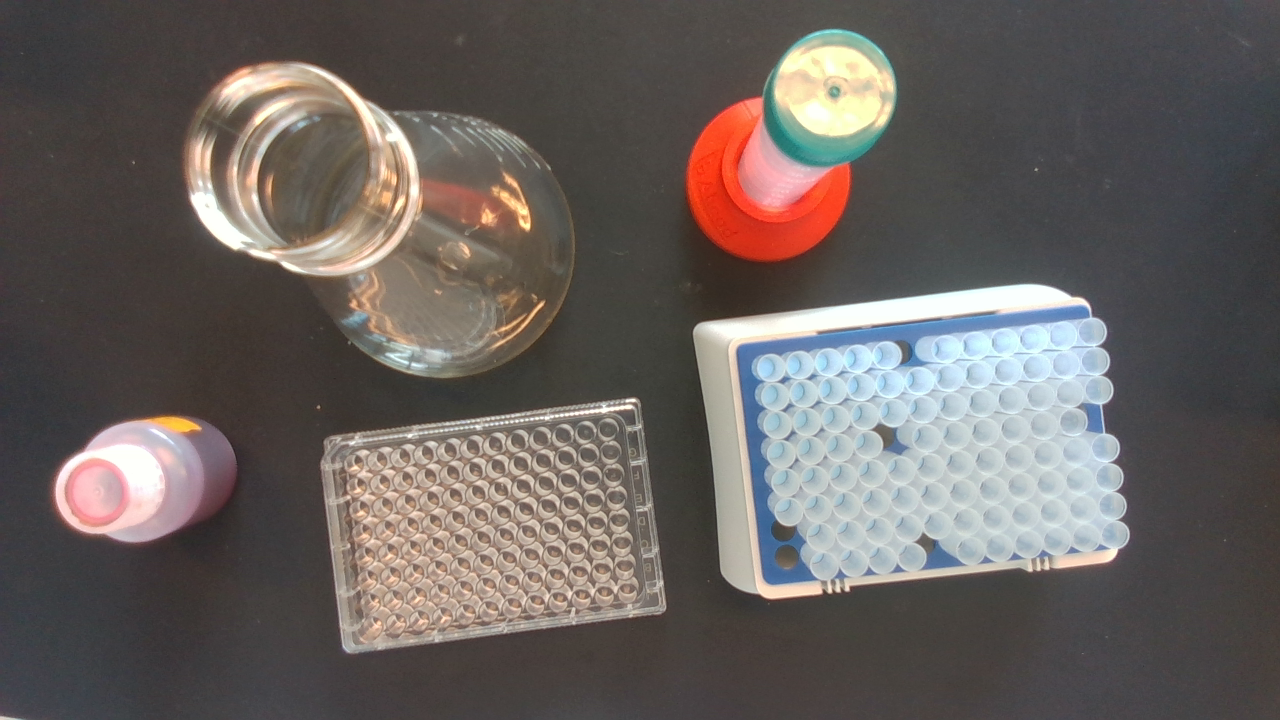
#> input picture MTP/lab.png, 1280 x 720 px
$ python 13_Binarisierung.py
#> lines starting #> are read from the running program, lines starting #| are printed output that depends on the picture; after the words box and inside, x2 and y2 are one past the last pixel; in counts of white or black regions, pixels touching at a corner belong together
import cv2 as cv

img = cv.imread('MTP/lab.png')
#> img is the input picture: shape (720, 1280, 3); mean B, G, R 94.6, 97.6, 104.3
cv.imshow('img',img)

gray = cv.cvtColor(img, cv.COLOR_BGR2GRAY)
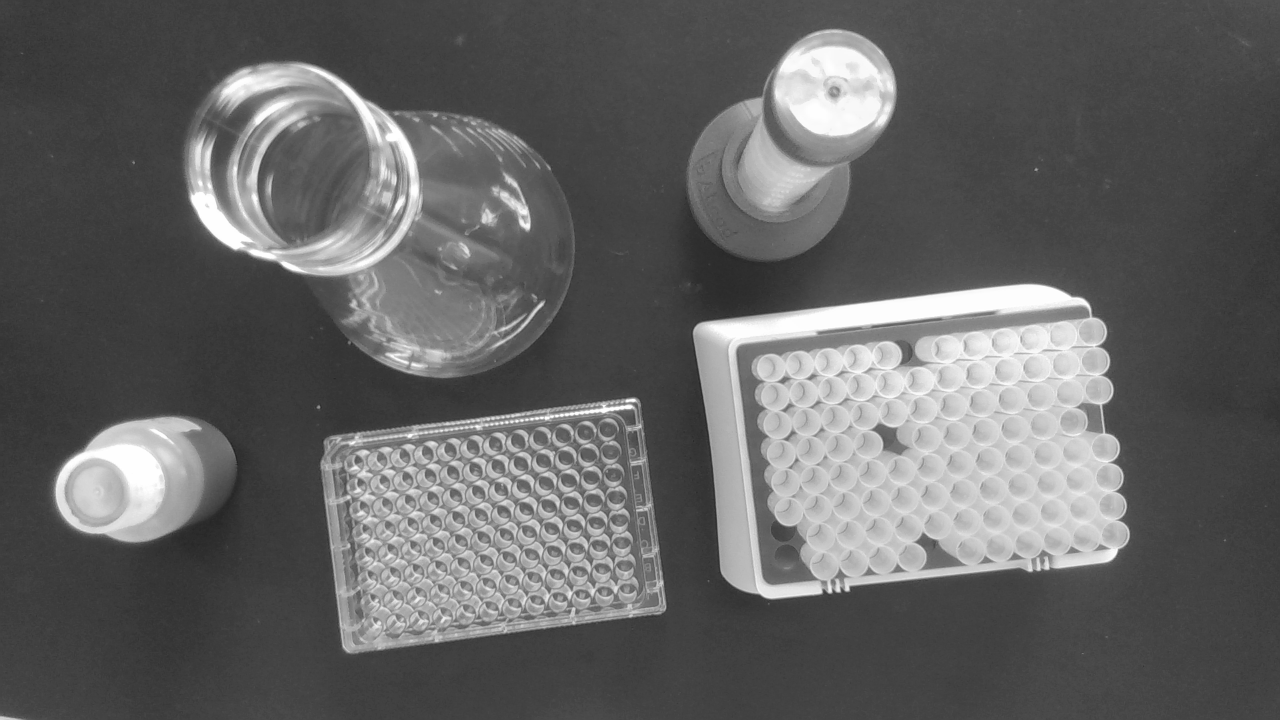
#> gray: shape (720, 1280); min 34, max 255, mean 99.2
cv.imshow('gray',gray)

#Treshold
treshold, thresh = cv.threshold(gray, 175, 255, cv.THRESH_BINARY)
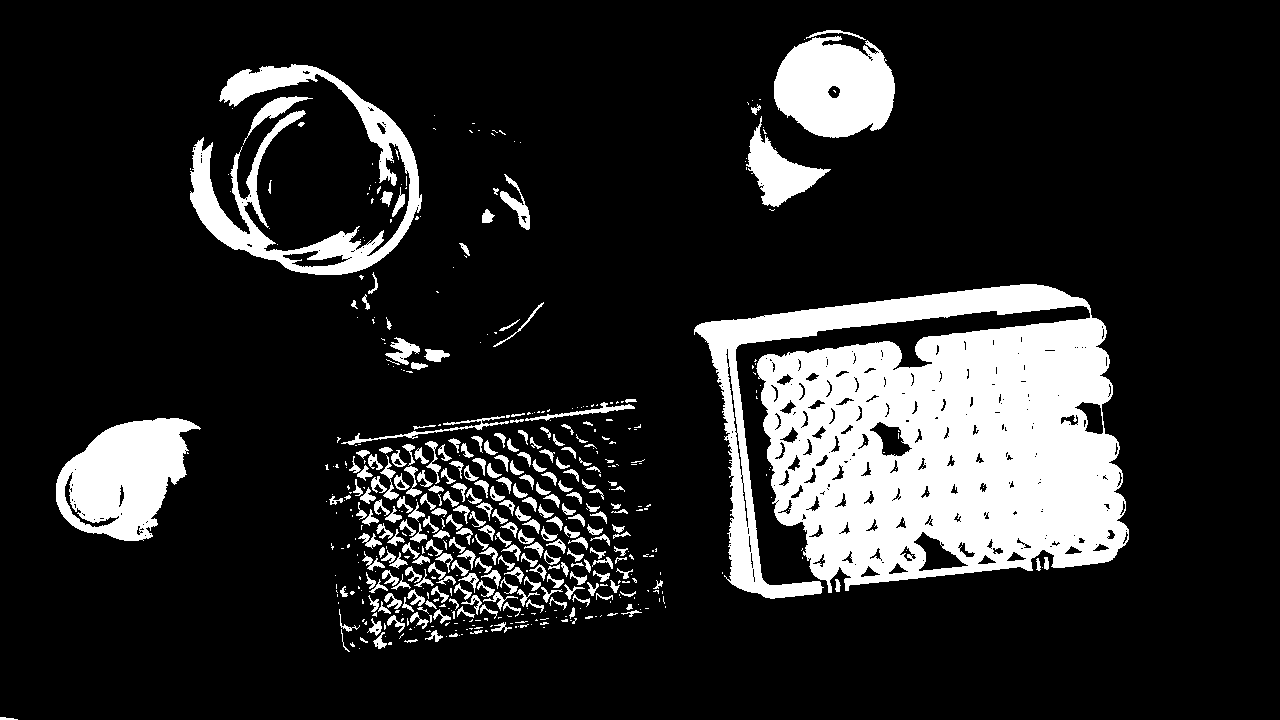
#> thresh: shape (720, 1280); 15.8% white; 530 white regions (292 under 20 px), largest, box (x1, y1, x2, y2) and area: (694, 284, 1129, 599) 88725, (190, 64, 422, 275) 12409, (56, 418, 201, 541) 11139
cv.imshow('thresh',thresh)

# inverse Threshold
treshold, thresh_inv = cv.threshold(gray, 175, 255, cv.THRESH_BINARY_INV)
cv.imshow('thresh_inv',thresh_inv)

# Adaptive Threshold: 11 Kernel size
adaptive_thresh = cv.adaptiveThreshold(gray, 255, cv.ADAPTIVE_THRESH_MEAN_C, cv.THRESH_BINARY, 11, 3)
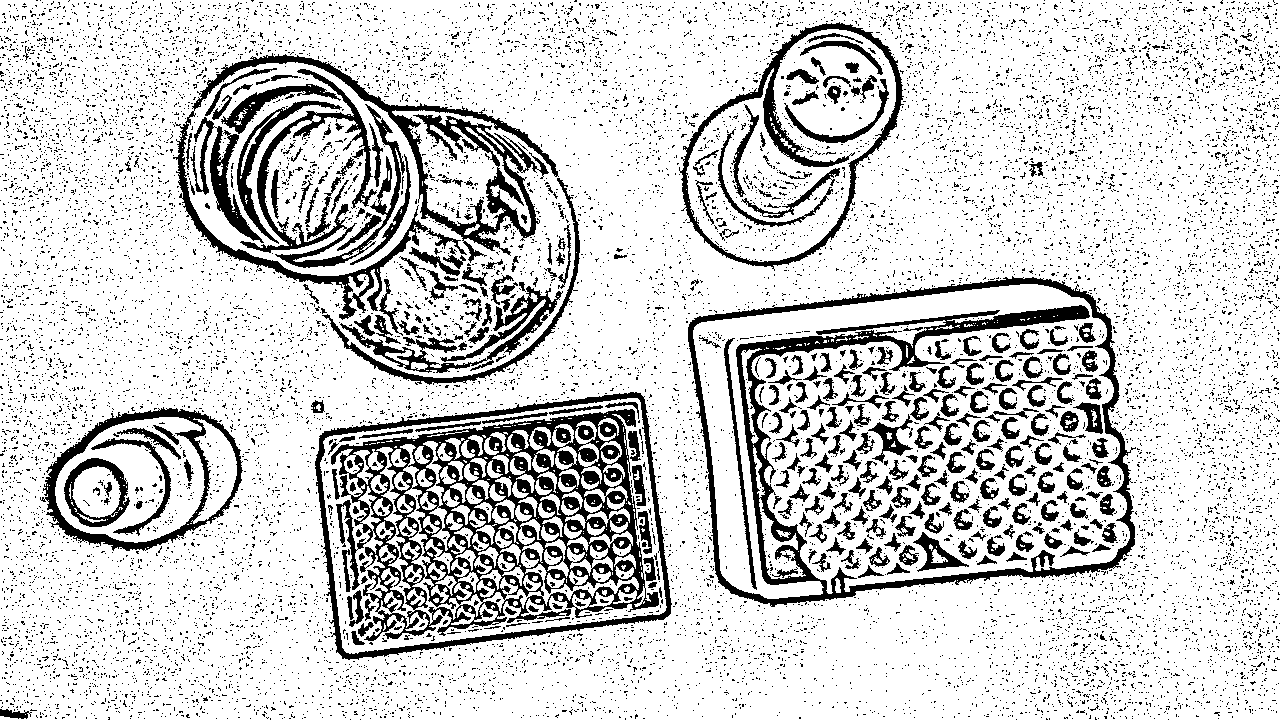
#> adaptive_thresh: shape (720, 1280); 81.7% white; 14410 black regions (14040 under 20 px), largest, box (x1, y1, x2, y2) and area: (331, 409, 659, 641) 28337, (688, 276, 1136, 607) 17408, (173, 53, 559, 320) 11653
cv.imshow('adaptive_thresh', adaptive_thresh)

cv.waitKey(0)

$ run again, with MTP/MTP_weiss.png copied over MTP/lab.png
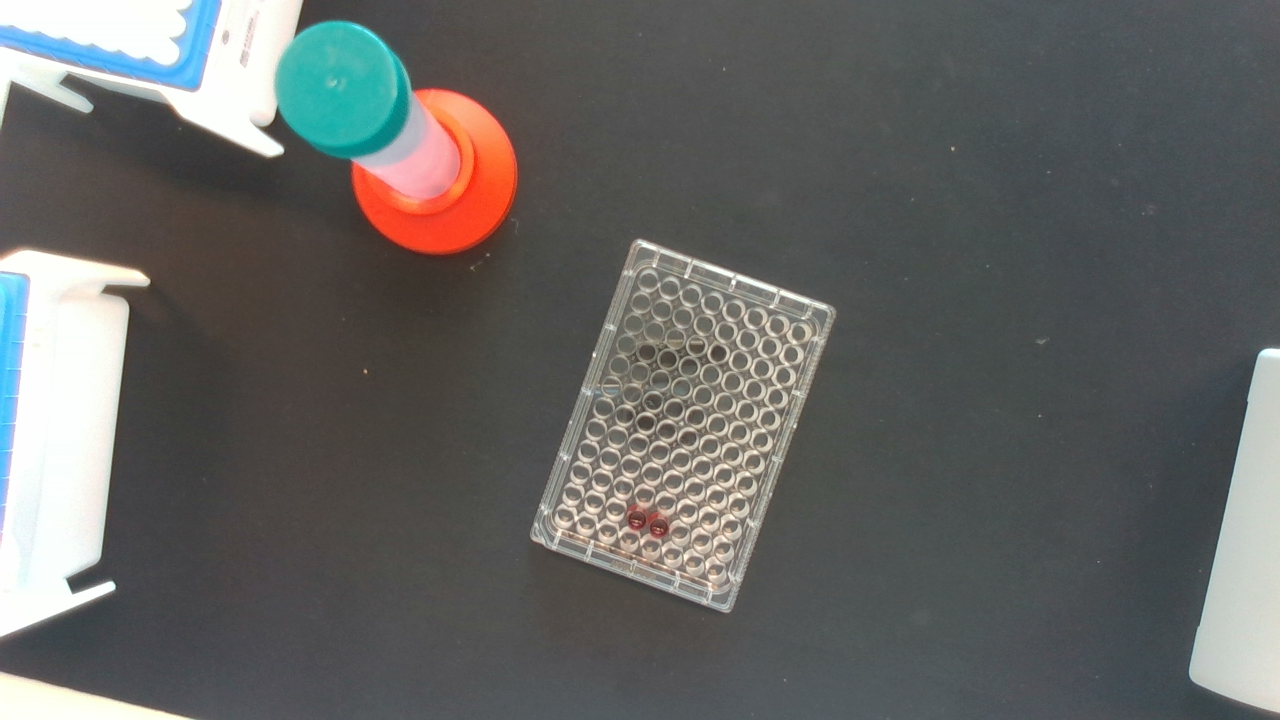
#> input picture MTP/MTP_weiss.png, 1280 x 720 px
#> img is the input picture: shape (720, 1280, 3); mean B, G, R 99.3, 100.9, 100.1
#> `treshold, thresh = cv.threshold(gray, 175, 255, cv.THRESH_BINARY)`:
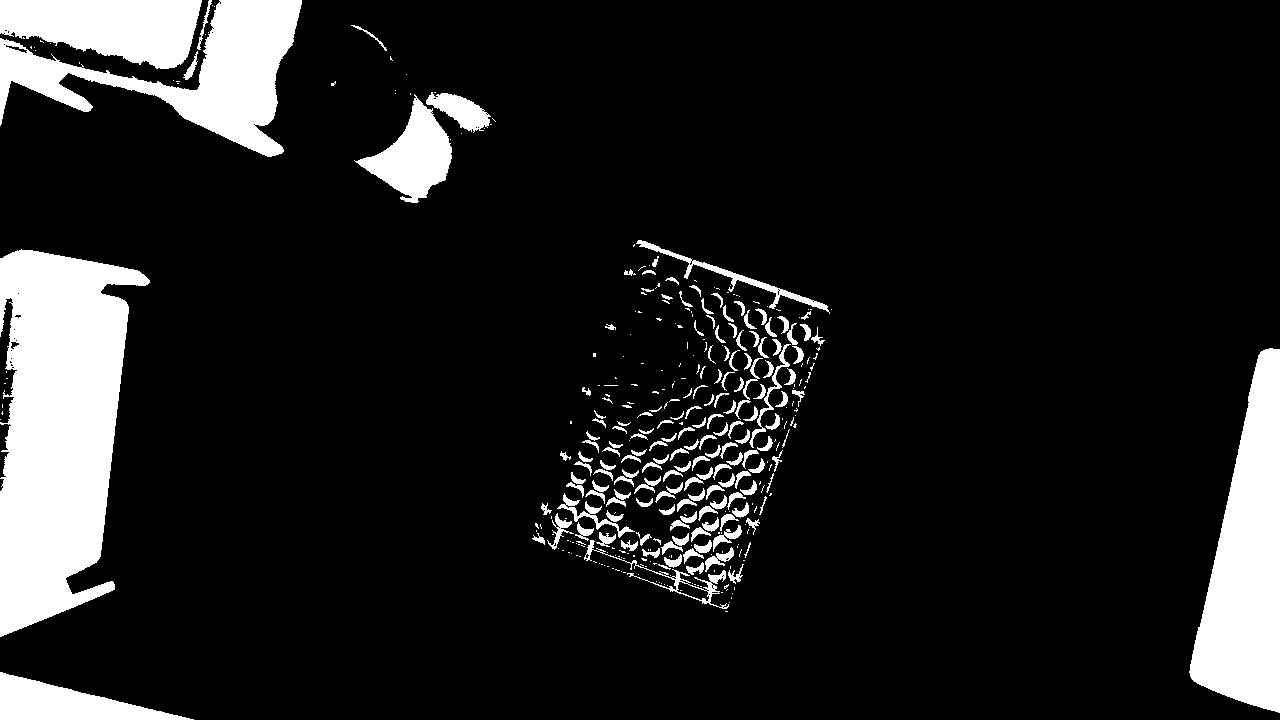
#> thresh: shape (720, 1280); 12.2% white; 371 white regions (204 under 20 px), largest, box (x1, y1, x2, y2) and area: (0, 249, 150, 637) 39038, (1189, 348, 1280, 713) 20171, (0, 0, 302, 157) 16523
#> `adaptive_thresh = cv.adaptiveThreshold(gray, 255, cv.ADAPTIVE_THRESH_M..`:
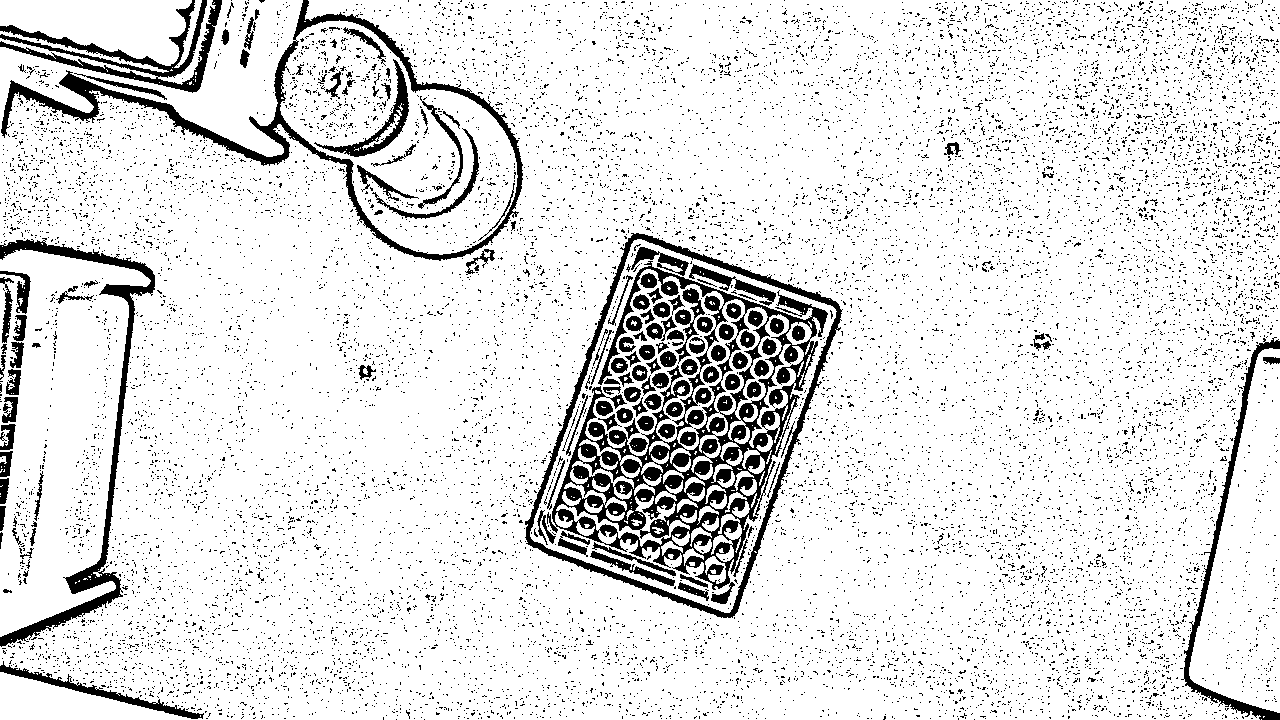
#> adaptive_thresh: shape (720, 1280); 88.5% white; 14003 black regions (13851 under 20 px), largest, box (x1, y1, x2, y2) and area: (547, 261, 828, 604) 22796, (1, 0, 523, 261) 8510, (525, 233, 843, 618) 6257
